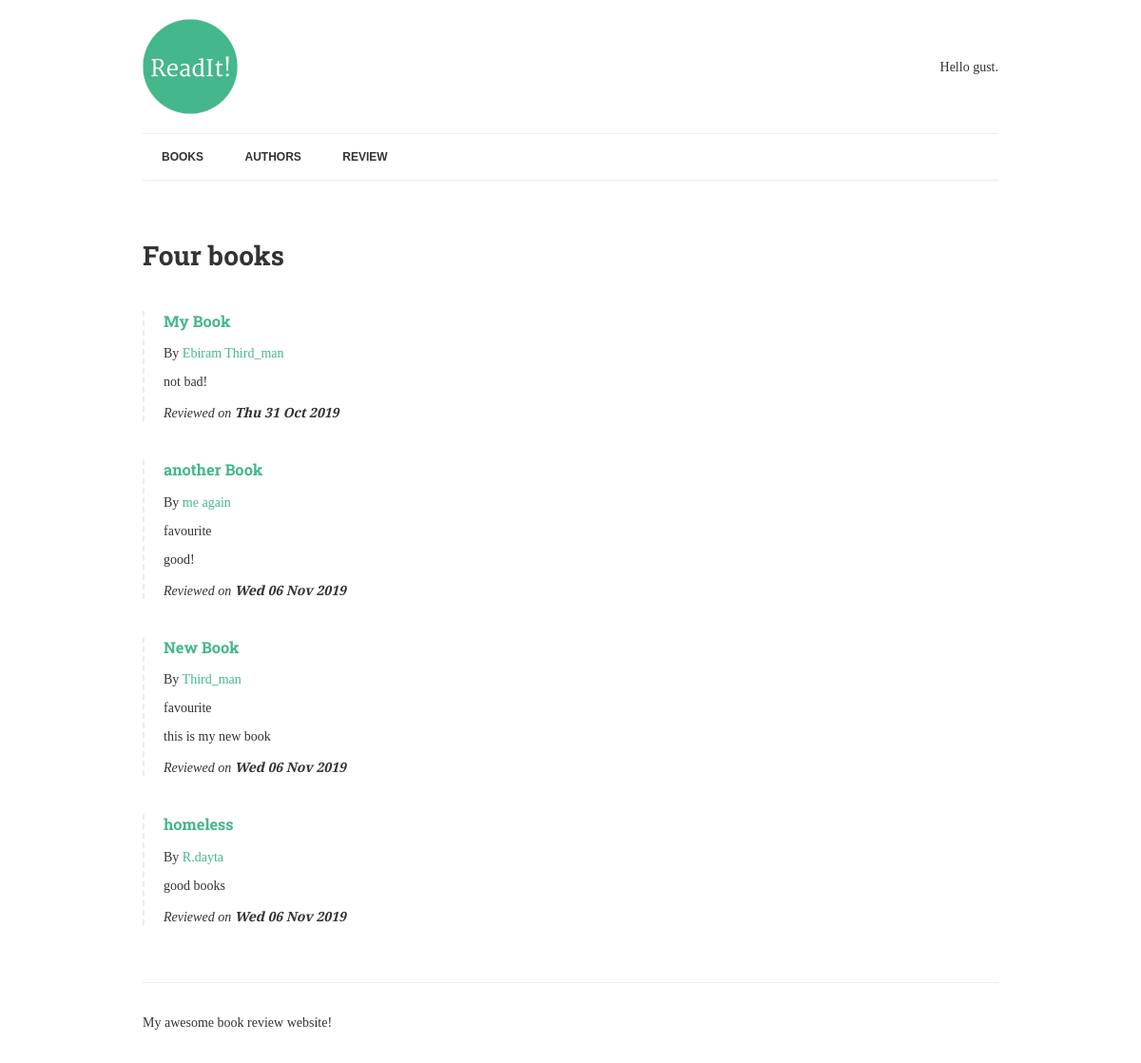
The app's page /, older data.
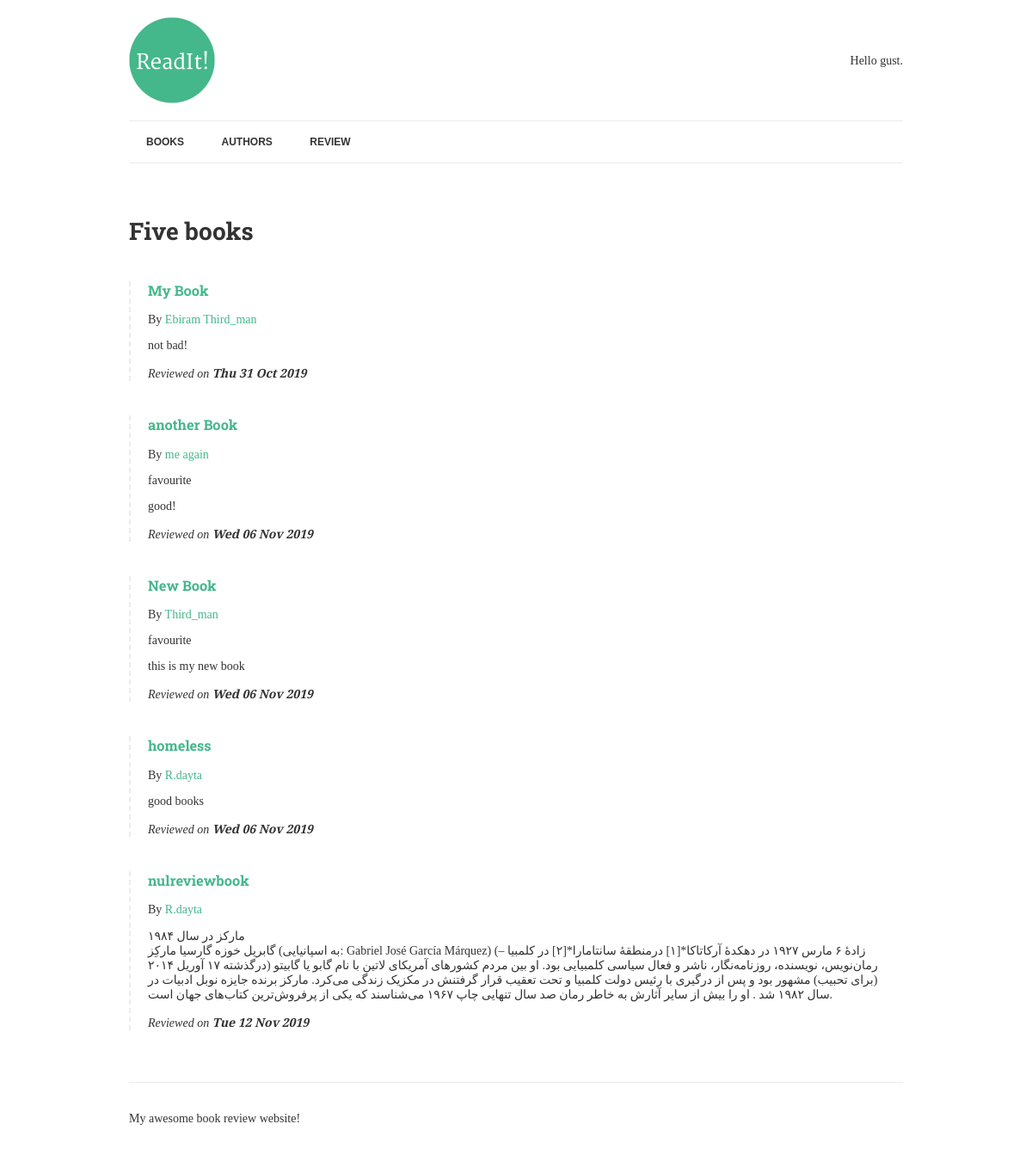
The same page, newer data.
### books/models.py (models this page shows, shortened)
class Book(models.Model): #now we need the quality that books might have
	title = models.CharField(max_length=150) #this going to be stored as a string we must set maximum lenght to store
	authors = models.ManyToManyField("Author",related_name="books")
	review = models.TextField(blank = True, null=True)
	reviewed_by = models.ForeignKey(User,blank=True, null=True,related_name='review',on_delete=models.PROTECT)
	date_reviewd = models.DateTimeField(blank = True, null=True)#it is stored as a date_time object *
	is_favourite = models.BooleanField(default=False,verbose_name="Favourite?")
	def list_authors(self):
		return "-".join([author.name for author in self.authors.all()])

class Author(models.Model):
	name = models.CharField(max_length=70,help_text=' Use pen name,not Real name',
							 unique=True)

### books/views.py (the view)
# urls.py: path('', books_list, name="books"),
def books_list(request):
    books= Book.objects.exclude(date_reviewd__isnull=True).prefetch_related('authors') #for query our database
    context = {  # we must send the books variable to list.html with render and context only accept dictionary
        "books": books,
    }
    return render(request, "list.html", context)

### books/templates/list.html
{% extends "base.html"%}
{%load humanize%}
{% block content %}
    <h1>{{books.count|apnumber|title}} book{{books.count|pluralize}}</h1><!.. #second code only pluralize the book,title for capitalize ..>
    {%for book in books%}
        {% include "book-detail.html" %}
    {%endfor %}
{% endblock content %}

### books/templates/book-detail.html (shortened to what this page needs)
 <div class="book">
    <h3><a href="{% url 'book-detail' book.pk %}"> {{book.title }} </a></h3>
    <p>By {% for author in book.authors.all %} <a href= "{% url 'author-detail' author.pk %}"> {{author.name}}</a> {% endfor %}</p>
    {% if book.is_favourite %} <p class="highlight">favourite</p>{% endif %}
    <p>{{book.review|linebreaks}}</p>
    <p class="meta">
        Reviewed on <strong> {{book.date_reviewd|date:"D d M Y" }} </strong>
    </p>
</div>

Row changes from the older to the newer data that the page shows:
now on this page (row edited): Book: title "nulreviewbook", review "مارکز در سال ۱۹۸۴ گابریل خوزه گارسیا مارکِز (به اسپانیایی: Gabriel José García Márquez) (زادهٔ ۶ مارس ۱۹۲۷ در دهکدهٔ آرکاتاکا*[۱] درمنطقهٔ سانتامارا*[۲] در کلمبیا – درگذشته ۱۷ آوریل ۲۰۱۴) رمان‌نویس، نویسنده، روزنامه‌نگار، ناشر و فعال سیاسی کلمبیایی بود. او بین مردم کشورهای آمریکای لاتین با نام گابو یا گابیتو (برای تحبیب) مشهور بود و پس از درگیری با رئیس دولت کلمبیا و تحت تعقیب قرار گرفتنش در مکزیک زندگی می‌کرد. مارکز برنده جایزه نوبل ادبیات در سال ۱۹۸۲ شد . او را بیش از سایر آثارش به خاطر رمان صد سال تنهایی چاپ ۱۹۶۷ می‌شناسند که یکی از پرفروش‌ترین کتاب‌های جهان است.", date_reviewd "Tue 12 Nov 2019", Author (name "R.dayta")
Text that changed along with them:
{{ books.count|apnumber|title }}: "Four" → "Five"
